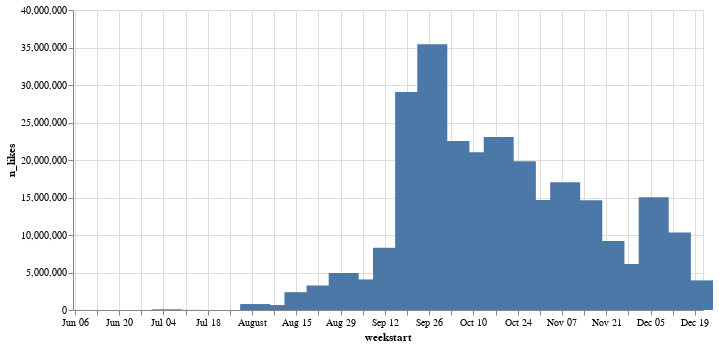

The code cell stored with this chart in its notebook:
### Code cell
alt.Chart(weekly_likes).mark_bar(width=30).encode(
    x='weekstart:T',
    y='n_likes'
).properties(width=630)

### Figure 1 — Vega-Lite specification as saved in the notebook (floating-point values rounded to 4 significant figures)
{"config": {"view": {"continuousWidth": 400, "continuousHeight": 300}}, "data": {"name": "data-e3fd3f3d83bdf6767417f2a3078e3c91"}, "mark": {"type": "bar", "width": 30}, "encoding": {"x": {"type": "temporal", "field": "weekstart"}, "y": {"type": "quantitative", "field": "n_likes"}}, "width": 630, "$schema": "https://vega.github.io/schema/vega-lite/v4.8.1.json", "datasets": {"data-e3fd3f3d83bdf6767417f2a3078e3c91": [{"weekstart": "2021-06-07T00:00:00", "n_likes": 6159}, {"weekstart": "2021-07-05T00:00:00", "n_likes": 91886}, {"weekstart": "2021-07-12T00:00:00", "n_likes": 15742}, {"weekstart": "2021-07-19T00:00:00", "n_likes": 1145}, {"weekstart": "2021-08-02T00:00:00", "n_likes": 795672}, {"weekstart": "2021-08-09T00:00:00", "n_likes": 658512}, {"weekstart": "2021-08-16T00:00:00", "n_likes": 2377048}, {"weekstart": "2021-08-23T00:00:00", "n_likes": 3268695}, {"weekstart": "2021-08-30T00:00:00", "n_likes": 4928467}, {"weekstart": "2021-09-06T00:00:00", "n_likes": 4078900}, {"weekstart": "2021-09-13T00:00:00", "n_likes": 8284200}, {"weekstart": "2021-09-20T00:00:00", "n_likes": 29082600}, {"weekstart": "2021-09-27T00:00:00", "n_likes": 35428100}, {"weekstart": "2021-10-04T00:00:00", "n_likes": 22518500}, {"weekstart": "2021-10-11T00:00:00", "n_likes": 21024100}, {"weekstart": "2021-10-18T00:00:00", "n_likes": 23052400}, {"weekstart": "2021-10-25T00:00:00", "n_likes": 19848500}, {"weekstart": "2021-11-01T00:00:00", "n_likes": 14651600}, {"weekstart": "2021-11-08T00:00:00", "n_likes": 17016700}, {"weekstart": "2021-11-15T00:00:00", "n_likes": 14631300}, {"weekstart": "2021-11-22T00:00:00", "n_likes": 9194400}, {"weekstart": "2021-11-29T00:00:00", "n_likes": 6131900}, {"weekstart": "2021-12-06T00:00:00", "n_likes": 15030300}, {"weekstart": "2021-12-13T00:00:00", "n_likes": 10337100}, {"weekstart": "2021-12-20T00:00:00", "n_likes": 3952600}]}}
